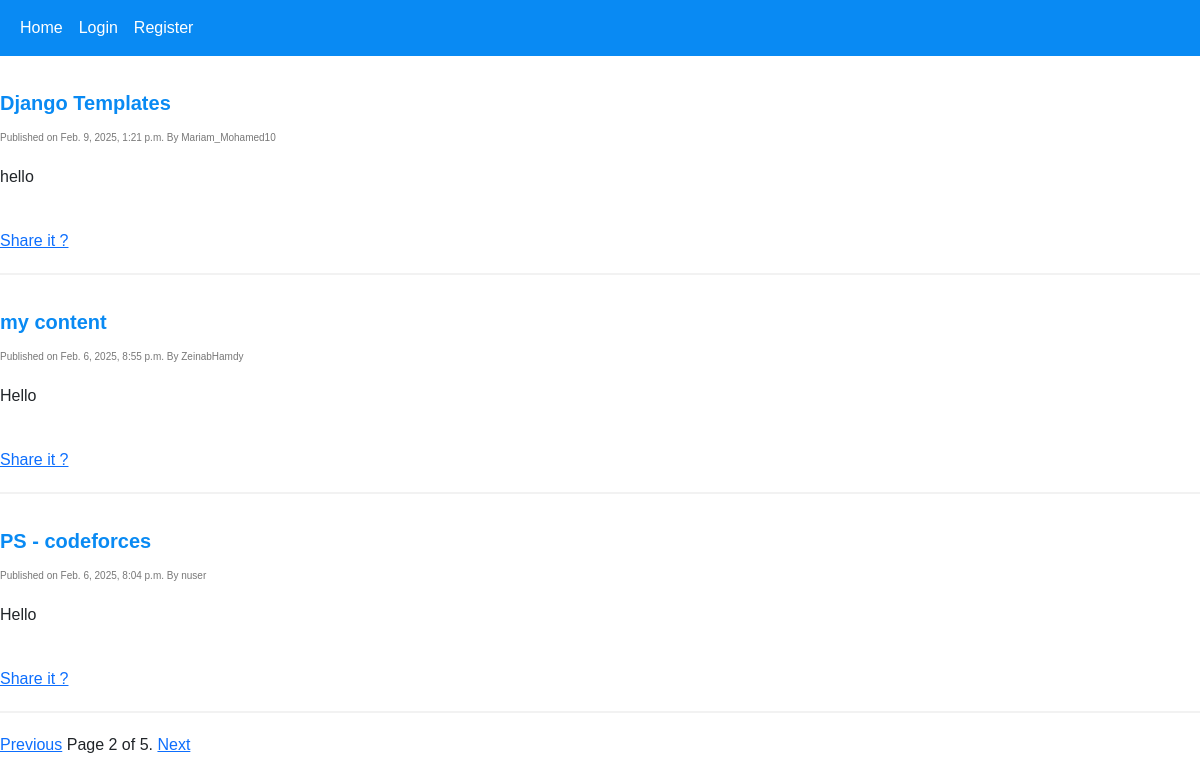
Screenshot of /?page=2 with the database file from the repository.
### blog/models.py (models this page shows, shortened)
class Post(models.Model):
    author = models.ForeignKey(
        User,
        on_delete=models.CASCADE,
        related_name='posts',
    )
    title = models.CharField(
        max_length=100,
        unique=True,
    )
    content = models.TextField()
    created_at = models.DateTimeField(
        auto_now_add=True,
    )
    updated_at = models.DateTimeField(
        auto_now=True,
    )
    published_at = models.DateTimeField(
        null=True,
        blank=True,
    )
    status = models.CharField(
        max_length=15,
        choices=[
            ('draft', 'Draft'),
            ('published', 'Published'),
        ],
        default='draft',
    )
    objects = models.Manager()  # Default manager
    published = PublishedManager()
    class Meta:
        ordering = ['-published_at']

### blog/views.py (the view)
# urls.py: path('', views.post_list, name='post_list'),
def post_list(req):
    posts = Post.published.all()
    paginator = Paginator(posts, 3)
    page_number = req.GET.get('page', '1') # as req.GET.get('page') returns a string
    error_message =''
    try:
        page_number = int(page_number)
        if page_number < 1:
            error_message = 'Page number must be greater than 0'
        elif page_number > paginator.num_pages:
            error_message = 'Page number must be less than or equal to the total number of pages'
    except ValueError:
        error_message = 'Page number must be an integer'
    if error_message :
        return render(req, 'error.html', {'error_message': error_message})
    posts = paginator.get_page(page_number)
    context = {
        'page': page_number,
        'posts': posts,
        'total_pages': paginator.num_pages,
    }
    return render(req, 'posts.html', context)

### blog/models.py (called while the page is built)
    def get_queryset(self):
        return super().get_queryset().filter(status='published')

### templates/posts.html (shortened to what this page needs)
{% extends "base.html" %}
{% load static %}
{% block content %}
    {% if not title %}
        {% for post in posts %}
            <article>
                <p class="title"> <a href='../post/{{post.pk}}'>{{ post.title }}</a></p>
                <p class='smaller'>
                    <span class='date'>Published on {{ post.published_at }}</span>
                    <span class='author'>By {{ post.author }}</span>
                </p>
                <p class="content">{{ post.content }}</p>
            </article>
            <br>
            <span> <a href='http://127.0.0.1:8000/post_share/{{post.pk}}'>Share it ?</a> </span>
            <hr>
        {% endfor %}
        <div>
            <span >
                {% if posts.has_previous %}
                    <a href="?page={{ posts.previous_page_number }}">Previous</a>
                {% endif %}
                <span>
                    Page {{ page }} of {{ total_pages }}.
                </span>
                {% if posts.has_next %}
                    <a href="?page={{ posts.next_page_number }}">Next</a>
                {% endif %}
            </span>
        </div>
    {% endif %}
{% endblock %}

### static/css/blog.css (style rules this page uses)
* { margin: 0; padding: 0; box-sizing: border-box; }
body { font-family: 'Poppins', sans-serif; }
.title { font-size: 20px; font-weight: 600; margin: 2rem 0; color: #098af3; }
.title a { color: #098af3; text-decoration: none; }
.author { font-size: 10px; color: #777; margin-top: -20px; }
.smaller { margin-top: -20px; font-size: 10px; color: #777; }
.content { font-size: 16px; font-weight: 500; margin-top: 20px; }
hr { margin: 20px 0; border: 1px solid #ccc; }

### rows the page displays
Post: title "Django Templates", published_at "Feb. 9, 2025, 1:21 p.m.", author "Mariam_Mohamed10", content "hello"
Post: title "my content", published_at "Feb. 6, 2025, 8:55 p.m.", author "ZeinabHamdy", content "Hello"
Post: title "PS - codeforces", published_at "Feb. 6, 2025, 8:04 p.m.", author "nuser", content "Hello"

### other values shown
{{ page }} "2"
{{ total_pages }} "5"
